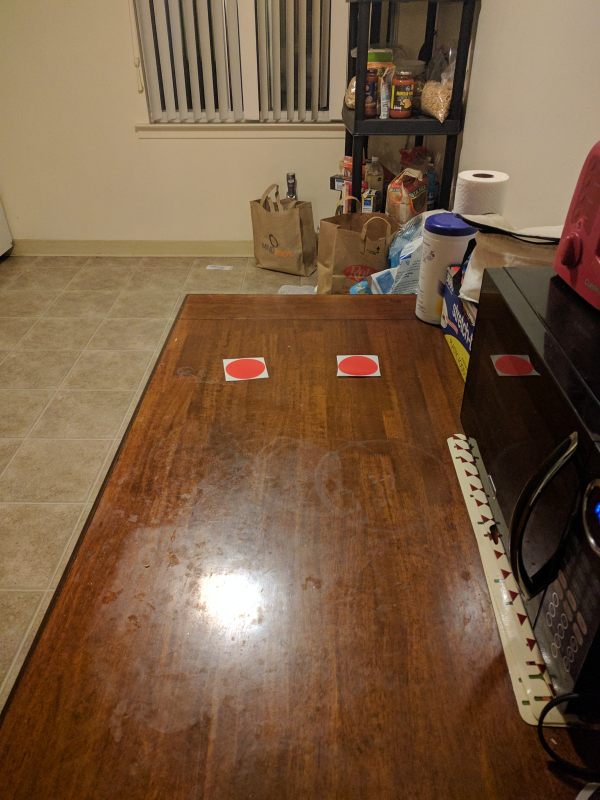
#> input picture samples/red_stickers.jpg, 1200 x 1600 px (shown at 1/2 size)
$ python segment.py   (older library calls are emulated)
#> lines starting #> are read from the running program, lines starting #| are printed output that depends on the picture; after the words box and inside, x2 and y2 are one past the last pixel; in counts of white or black regions, pixels touching at a corner belong together; long printed decimals are rounded
import cv2
import numpy as np
from scipy import ndimage

IMAGE = "samples/red_stickers.jpg"
KNOWN_WIDTH = 3
NEXUS_FL = 600
#"samples/single_red.jpg"
#"samples/IMG_20170430_210143.jpg"
#"samples/IMG_20170430_202338.jpg"
#"samples/IMG_20170426_193046.jpg"
#"samples/IMG_20170423_194446.jpg"
#"samples/IMG_20170423_194339.jpg"
#"samples/IMG_20170426_193046.jpg"

def segment_img(img):
    """
    Attempts to produce a mask that isolates the avocados in the provided
    image by analyzing Luminance color channel.
    """
    transform = cv2.cvtColor(img, cv2.COLOR_BGR2HSV)
    hue, sat, value = cv2.split(transform)

    # [12 lines of commented-out code are left out]
    lower_red = np.array([0, 150, 150])
    upper_red = np.array([10, 255, 255])
    mask1 = cv2.inRange(transform, lower_red, upper_red)
    # [6 lines of commented-out code are left out]
    return mask1

def is_target(contour):
    """
    Accepts a contour and classifies it as an avocado or non-avocado based
    on its area and circularity.
    :param contour: The contour to classify
    :return: True if classified as an avocado, otherwise False
    """
    area = cv2.contourArea(contour)
    convex = cv2.convexHull(contour)
    perimeter = cv2.arcLength(convex, closed=True)
    circularity = (4 * np.pi * area) / (perimeter ** 2) if perimeter > 0 else 0
    return area > 100 and circularity > 0.5, perimeter

def identify_target(img):
    _, cnts, _ = cv2.findContours(img, cv2.RETR_EXTERNAL, cv2.CHAIN_APPROX_SIMPLE)
    labeled, qty = ndimage.label(img)
    labeled_normalized = np.multiply(labeled, 255 / (labeled.max() + 1)).astype(np.uint8)

    centers = []
    width = []
    for contour in cnts:
        target, perimeter = is_target(contour)
        if target:
            print(cv2.contourArea(contour))
            moment = cv2.moments(contour)
            x = int(moment["m10"] / moment["m00"])
            y = int(moment["m01"] / moment["m00"])
            centers.append((x, y))
            print("{}, {}" .format(x,y))
            width.append(perimeter / 3.14)
            print("Width is ", perimeter / 3.14)

    colored = cv2.applyColorMap(labeled_normalized, cv2.COLORMAP_JET)

    return qty, colored, centers, width

def distance_to_camera(knownWidth, focalLength, perWidth):
    # compute and return the distance from the maker to the camera
    return (knownWidth * focalLength) / perWidth

def augment_image(labeled, centers):
        """
        Augments the labeled frame for debug purposes. Circles the provided centers.
        :param labeled: The labeled version of the frame
        :param centers: A list of (x, y) centers identified in the frame
        :return: The augmented frame
        """
        # Operations will mutate image, copy to preserve original
        augmented = labeled.copy()

        w = labeled.shape[1]
        h = labeled.shape[0]

        # Circle centers
        for x, y in centers:
            cv2.circle(augmented, (int(x), int(y)), radius=10, thickness=3, color=(255, 255, 255))

        return augmented

def main():

    # Read image
    image = cv2.imread(IMAGE)
#> image is the input picture: shape (1600, 1200, 3); mean B, G, R 66.7, 92.3, 120
    # [5 lines of commented-out code are left out]
    qty, label, centers, width = identify_target(segment_img(image))
#> in segment_img, `transform = cv2.cvtColor(img, cv2.COLOR_BGR2HSV)`: transform: shape (1600, 1200, 3); mean H, S, V 17.8, 126.9, 120.2
#> in segment_img, `hue, sat, value = cv2.split(transform)`:
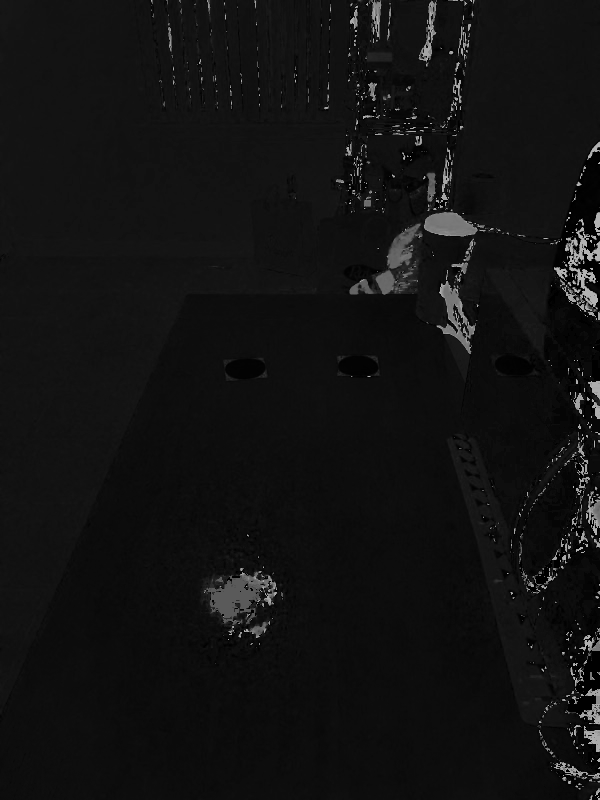
#> hue: shape (1600, 1200) (shown at 1/2 size); min 0, max 179, mean 17.8
#> in segment_img, `hue, sat, value = cv2.split(transform)`:
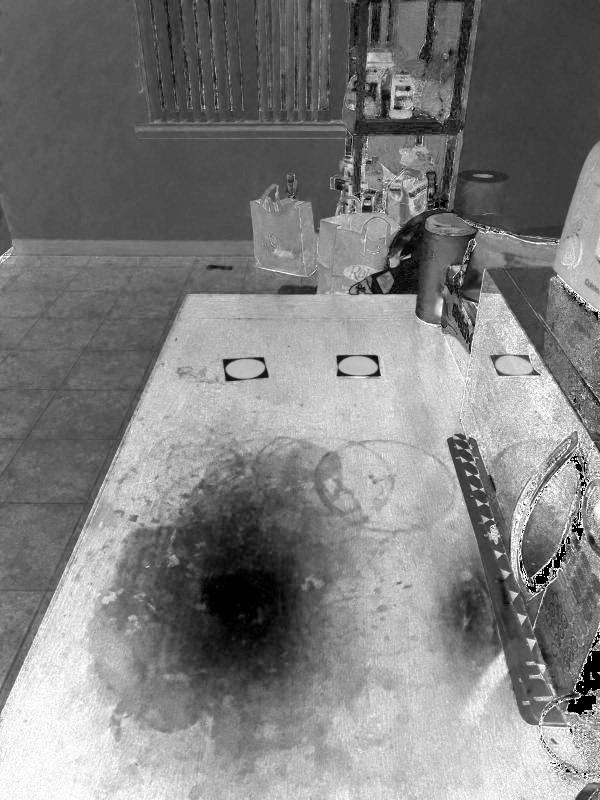
#> sat: shape (1600, 1200) (shown at 1/2 size); min 0, max 255, mean 126.9
#> in segment_img, `hue, sat, value = cv2.split(transform)`:
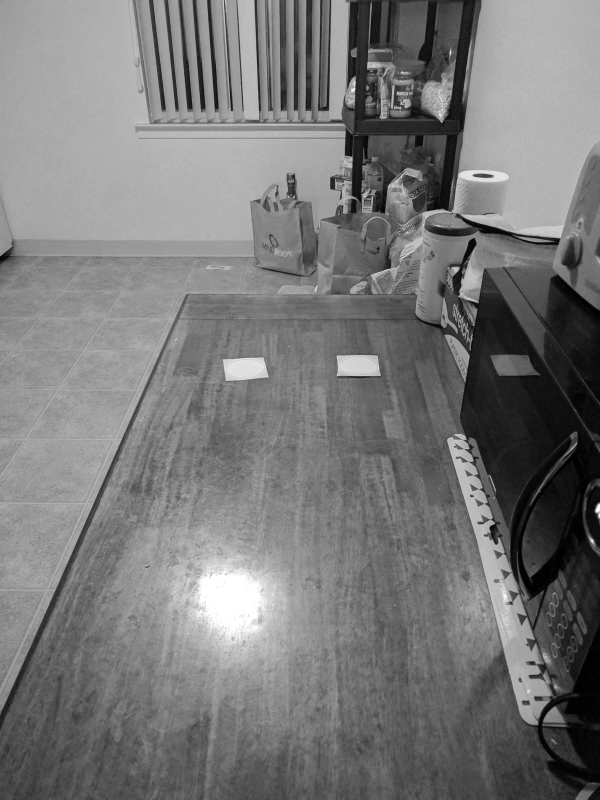
#> value: shape (1600, 1200) (shown at 1/2 size); min 0, max 255, mean 120.2
#> in segment_img, `mask1 = cv2.inRange(transform, lower_red, upper_red)`:
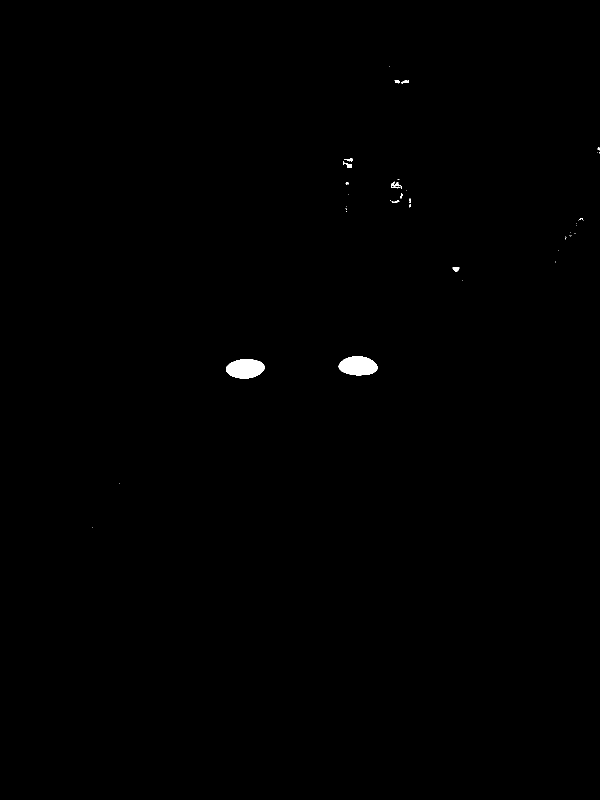
#> mask1: shape (1600, 1200) (shown at 1/2 size); 0.28% white; 46 white regions (36 under 20 px)
#> in identify_target, `_, cnts, _ = cv2.findContours(img, cv2.RETR_EXTERNAL, cv2.CHAIN_APPROX..`: cnts = 46 contours, 37 with area under 20; largest, box (x1, y1, x2, y2) and area: (452, 718, 530, 757) 2256, (677, 712, 755, 751) 2242, (782, 363, 804, 377) 105, (905, 534, 919, 543) 75, (686, 323, 704, 336) 72
#> in identify_target, `labeled, qty = ndimage.label(img)`: labeled: shape (1600, 1200) int32; 60 distinct labels, from 0 to 59
#> in identify_target, `labeled, qty = ndimage.label(img)`: qty = 59
#> the loop in identify_target, `for contour in cnts:` made 46 passes
#> (area in is_target, perimeter, circularity in is_target, target, x, y) on passes 3 to 4: (2255.5, 186.1, 0.818, True, 490, 736), (2241.5, 186.6, 0.809, True, 715, 731)
#> (area in is_target, perimeter, circularity in is_target, target) on passes 6, 27, 35, 38, 39, 44: (75, 34.77, 0.78, False), (21, 33.31, 0.238, False), (105, 57.33, 0.401, False), (72.5, 48.4, 0.389, False), (36, 36.43, 0.341, False), (36.5, 35.16, 0.371, False)
#| 2255.5
#| 490, 736
#| Width is  59.282
#| 2241.5
#| 715, 731
#| Width is  59.438
#> after the loop in identify_target, `for contour in cnts:`: centers = [(490, 736), (715, 731)]; width = [59.28, 59.44]
#> in identify_target, `colored = cv2.applyColorMap(labeled_normalized, cv2.COLORMAP_JET)`:
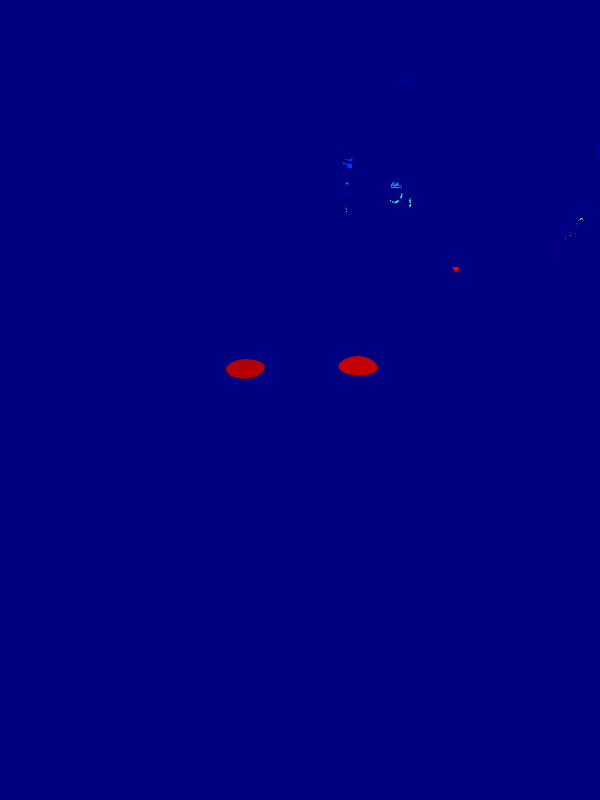
#> colored: shape (1600, 1200, 3) (shown at 1/2 size); mean B, G, R 127.7, 0, 0.5
#> qty = 59; centers = [(490, 736), (715, 731)]; width = [59.28, 59.44]
    image = augment_image(label, centers)
#> the loop in augment_image, `for x, y in centers:` made 2 passes
#> after the loop in augment_image, `for x, y in centers:`: augmented: shape (1600, 1200, 3); 0.03% of pixels changed, all inside (x1, y1, x2, y2) = (478, 719, 728, 749)
    for item in width:
        print(distance_to_camera(KNOWN_WIDTH, NEXUS_FL, item))
#> this loop made 2 passes
#> item on passes 1 to 2: 59.28, 59.44
#| 30.363
#| 30.284
    newx, newy = image.shape[1] / 3, image.shape[0] / 3
#> newx = 400; newy = 533.3
    newimage = cv2.resize(image, (int(newx), int(newy)))
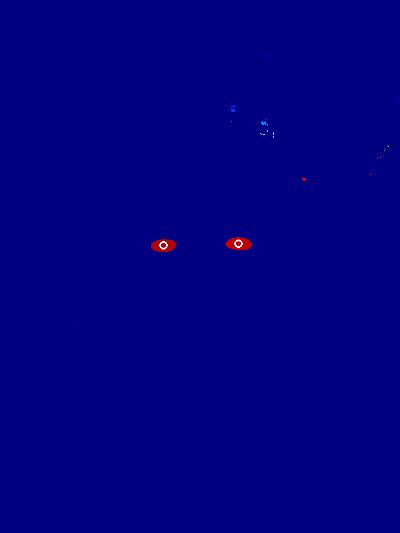
#> newimage: shape (533, 400, 3); mean B, G, R 127.8, 0.1, 0.5
    cv2.imshow("Keypoints", newimage)
    cv2.waitKey(0)


if __name__ == '__main__':
    main()
